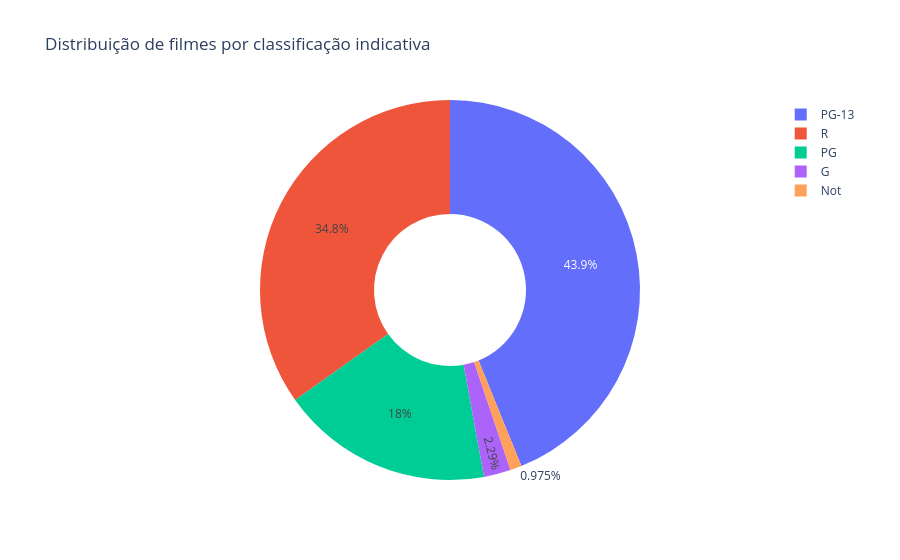

Notebook code for this chart:
### Code cell
df_ratings = df['rating'].value_counts().reset_index()
df_ratings.columns = ['rating', 'quantidade']

fig = px.pie(
    df_ratings,
    names='rating',
    values='quantidade',
    title='Distribuição de filmes por classificação indicativa',
    hole=0.4
)

fig.show()

### Figure 1 — Plotly figure (JSON) as saved in the notebook; plotly's stock layout.template omitted (floating-point values rounded to 4 significant figures)
{"data": [{"domain": {"x": [0, 1], "y": [0, 1]}, "hole": 0.4, "hovertemplate": "rating=%{label}<br>quantidade=%{value}<extra></extra>", "labels": ["PG-13", "R", "PG", "G", "Not"], "legendgroup": "", "name": "", "showlegend": true, "type": "pie", "values": [1170, 929, 481, 61, 26]}], "layout": {"legend": {"tracegroupgap": 0}, "title": {"text": "Distribuição de filmes por classificação indicativa"}}}
